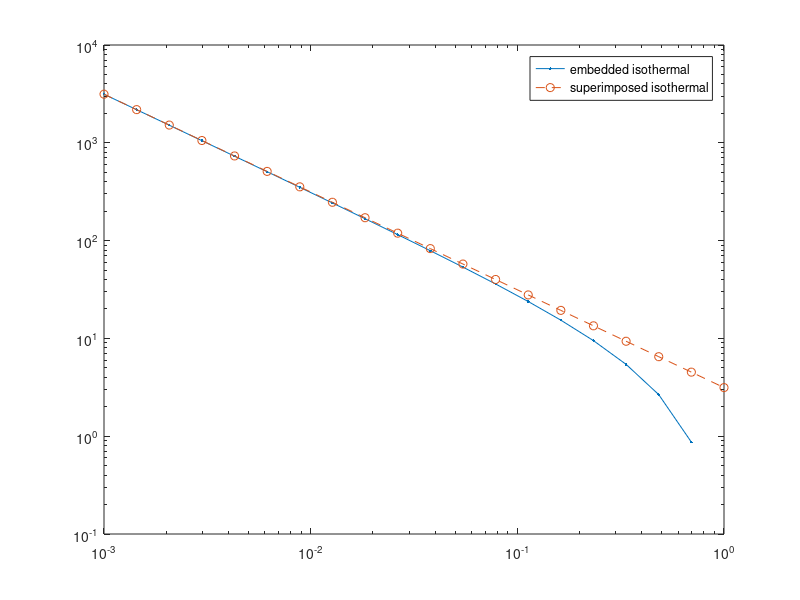
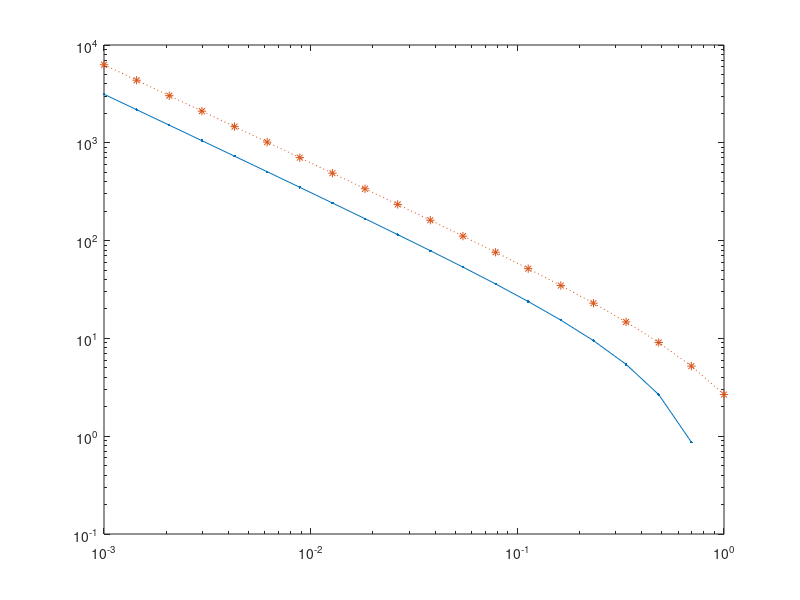
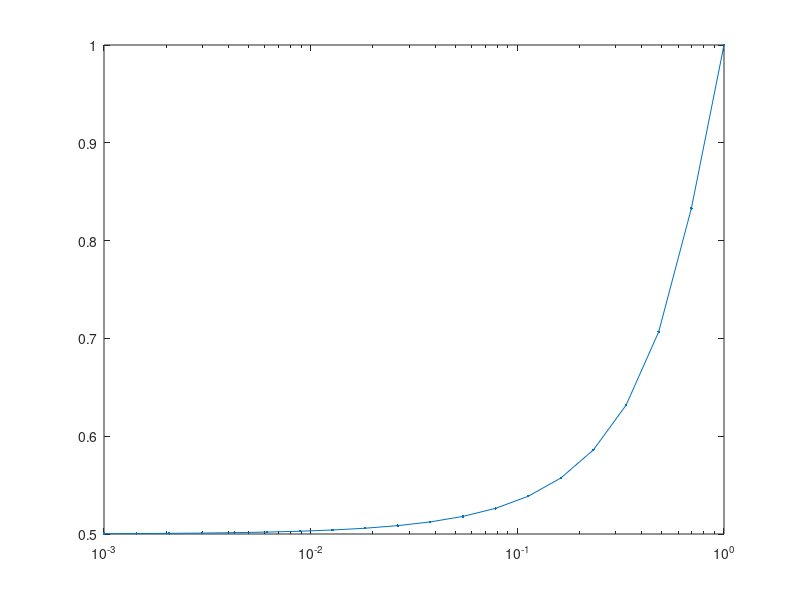
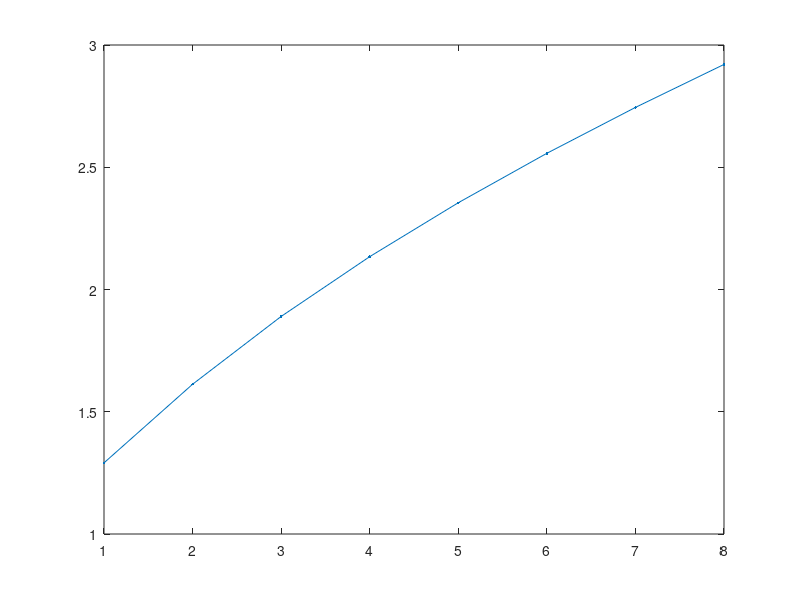

Source code (MATLAB) for these figures, in order:
%surface mass overdensity of an embedded iso-thermal sphere
f=@(x) 2./x.*atan(sqrt(1./x.^2-1))-2*sqrt(1-x.^2);

%average surface overdensity inside radius x
%int(f(x).*x,x,0,x)./x.^2*2;
g=@(x) 2*(2*(x.*atan((1 - x.^2).^(1/2)./x) - (1 - x.^2).^(1/2) + (1 - x.^2).^(3/2)/3 + 2/3))./x.^2;

figure;
x=logspace(-3,0,20);
loglog(x,f(x),'.-')  
hold on;
plot(x,pi*x.^-1,'o--')
legend('embedded isothermal','superimposed isothermal');
% plot(x,ff(x),'r.');


figure;loglog(x,f(x),'.-',x,g(x),'*:');
figure;semilogx(x,1-f(x)./g(x),'.-')

%%

% x=logspace(-3,0,20);
x=1:8;
y=x./(1+x);
figure;plot(x,sqrt((1+y.^2)./(1-y.^2)),'.-');